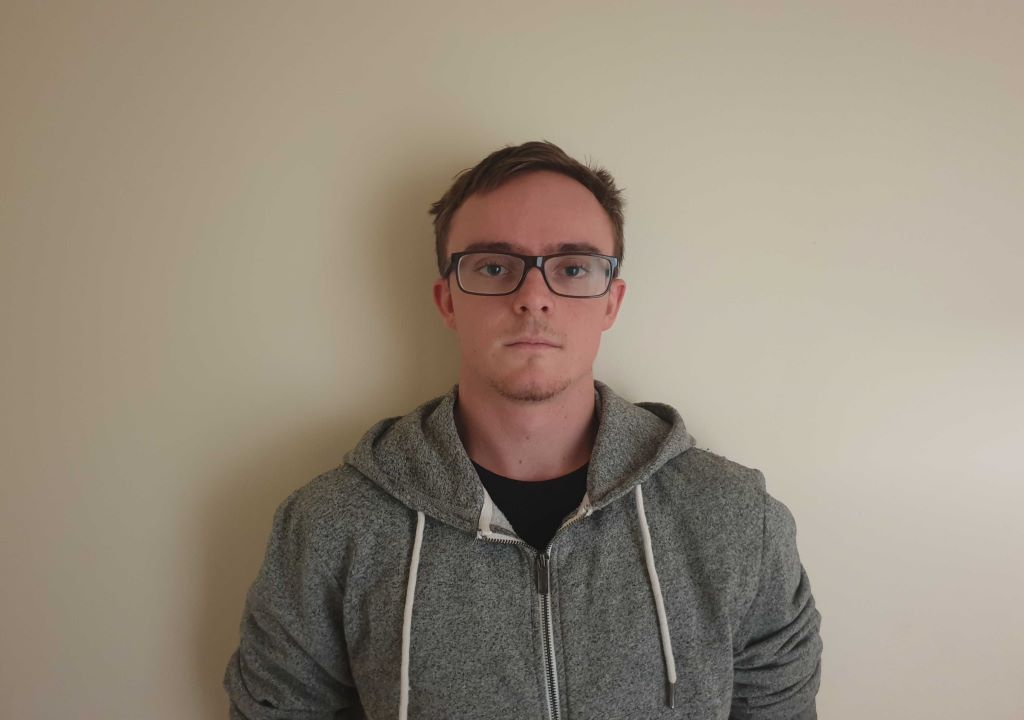
#> input picture Lab_1/code/face_03_u6352049.jpg, 1024 x 720 px
$ python Lab1Part5.py
#> lines starting #> are read from the running program, lines starting #| are printed output that depends on the picture; after the words box and inside, x2 and y2 are one past the last pixel; in counts of white or black regions, pixels touching at a corner belong together
#> further down, mePic is the input picture: shape (720, 1024, 3); mean B, G, R 124.2, 139.4, 150.5
# -*- coding: utf-8 -*-
"""
Created on Wed Apr  1 15:13:42 2020

@author: Benjamin
"""

import numpy as np
import cv2
import matplotlib.pyplot as plt
import os

#Note: Some images will not display well using cv2.imshow().
#Note: Keep in mind these images are still correct and will save...
# ... to be the same images as displayed in the report

def color2gray(img):
    r = img[:,:,0]
    g = img[:,:,1]
    b = img[:,:,2]
    C = 0.2989*r + 0.5870*g + 0.114*b
    return C;

def my_Sobel_filter(img):
    imgrow, imgcol = img.shape
#> imgrow = 256; imgcol = 256
    #establish kernels used (included for simplicity rather than defining outside function)
    horizontal = np.array([[-1,-2,-1],[0,0,0],[1,2,1]])
    vertical = np.array([[-1,0,1],[-2,0,2],[-1,0,1]])
    kernelrow = 3
    kernelcol = 3
    h_output = np.zeros(img.shape)
    v_output = np.zeros(img.shape)
    padimg = np.zeros((imgrow + 2, imgcol + 2))
    padimg[1:padimg.shape[0]-1, 1:padimg.shape[1]-1] =img
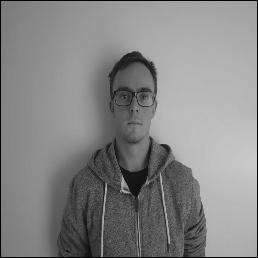
#> padimg: shape (258, 258) float64; min 0, max 203, mean 133.9
    for row in range(imgrow):
        for col in range(imgcol):
            h_output[row, col] = np.sum(horizontal*padimg[row:row +kernelrow, col:col + kernelcol])
            v_output[row, col] = np.sum(vertical*padimg[row:row +kernelrow, col:col + kernelcol])
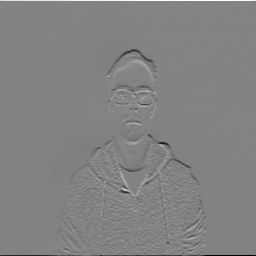
#> h_output: shape (256, 256) float64; min -690.1, max 652.9, mean -0.7; drawn with min black and max white
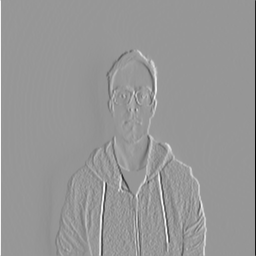
#> v_output: shape (256, 256) float64; min -809.9, max 559.6, mean 0.8; drawn with min black and max white
    #correct negative values, alternatively could take absolute values
    h_output[h_output<0] = 0
    v_output[v_output<0] = 0
    #adjust scale of values to be in correct range
    h_output = h_output*(255/h_output.max())
    v_output = v_output*(255/v_output.max())
    #clamp borders
    h_output[:,-1] = h_output[:,-2]
#> h_output: shape (256, 256) float64; min 0, max 255, mean 2.9
    h_output[:,0] = h_output[:,1]
#> h_output: shape (256, 256) float64; min 0, max 255, mean 2.9
    h_output[-1,:] = h_output[-2,:]
#> h_output: shape (256, 256) float64; min 0, max 255, mean 2.9
    h_output[0,:] = h_output[1,:]
#> h_output: shape (256, 256) float64; min 0, max 153.9, mean 2

    v_output[:,-1] = v_output[:,-2]
#> v_output: shape (256, 256) float64; min 0, max 255, mean 5.9
    v_output[:,0] = v_output[:,1]
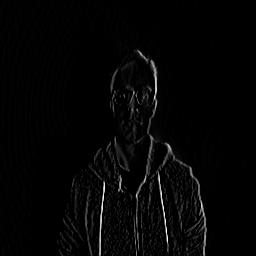
#> v_output: shape (256, 256) float64; min 0, max 255, mean 5
    v_output[-1,:] = v_output[-2,:]
#> v_output: shape (256, 256) float64; 0.2% of pixels changed, all inside (x1, y1, x2, y2) = (0, 255, 239, 256)
    v_output[0,:] = v_output[1,:]
#> v_output: shape (256, 256) float64; min 0, max 255, mean 5

    return h_output, v_output;

#image read in, cropped and converted to grayscale
mePic = cv2.imread('face_03_u6352049.jpg')
mePic = cv2.resize(mePic, (256,256))
grayShape = color2gray(mePic)
cv2.imshow('grayscale', grayShape)

#custom sobel filter applied
hfiltered, vfiltered = my_Sobel_filter(grayShape)
cv2.imshow('horizontal', hfiltered)
cv2.imshow('vertical', vfiltered)

#inbuilt sobel filter used
sobelx = cv2.Sobel(grayShape, -1,1,0,3)
sobely = cv2.Sobel(grayShape, -1,0,1,3)
cv2.imshow('custom sobel', sobelx)
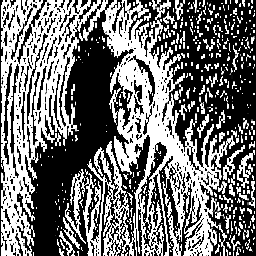
#> window 'custom sobel': shape (256, 256); min 0, max 255, mean 114.1
cv2.imshow('custom sobel 2', sobely)
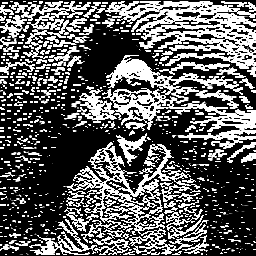
#> window 'custom sobel 2': shape (256, 256); min 0, max 255, mean 95.9

#images saved
path ='D:/Documents/UNI/CompVision/Gitlab/ENGN4528/Lab_1/Images'
cv2.imwrite(os.path.join(path, 'P5_Not_used_Original.jpg'),grayShape)
cv2.imwrite(os.path.join(path, 'P5_fig20_Horizontal_Sobel.jpg'),hfiltered)
cv2.imwrite(os.path.join(path, 'P5_fig22_Vertical_Sobel.jpg'),vfiltered)
cv2.imwrite(os.path.join(path, 'P5_fig23_Vertical_Sobel_inbuilt.jpg'),sobelx)
cv2.imwrite(os.path.join(path, 'P5_fig21_Horizontal_Sobel_inbuilt.jpg'),sobely)
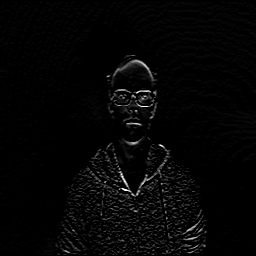
#> saved as P5_fig21_Horizontal_Sobel_inbuilt.jpg: shape (256, 256); min 0, max 255, mean 5.1

cv2.waitKey(0)
cv2.destroyAllWindows()

$ run again, with Lab_1/code/face_01_u6352049.jpg copied over Lab_1/code/face_03_u6352049.jpg
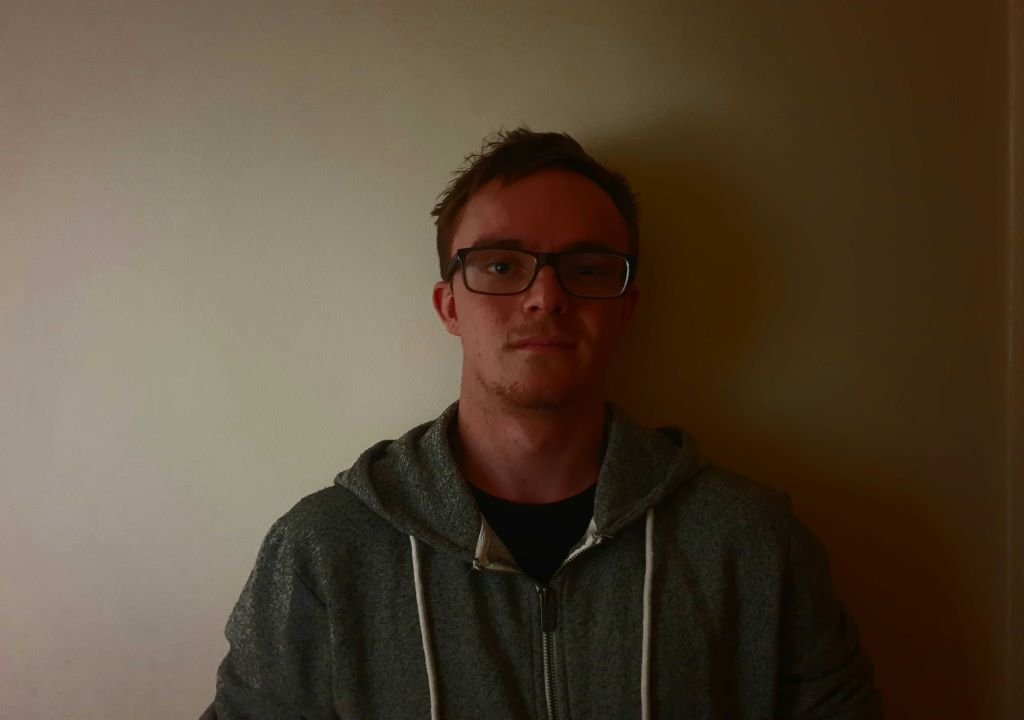
#> input picture Lab_1/code/face_01_u6352049.jpg, 1024 x 720 px
#> mePic is the input picture: shape (720, 1024, 3); mean B, G, R 54.9, 72.6, 87.5
#> mePic: shape (256, 256, 3)
#> after the loop in my_Sobel_filter, `for row in range(imgrow):`:
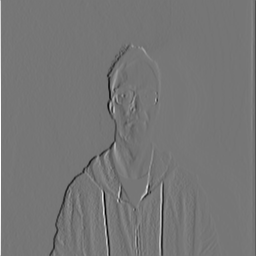
#> v_output: shape (256, 256) float64; min -520.4, max 598.2, mean -1.5; drawn with min black and max white
#> `cv2.imwrite(os.path.join(path, 'P5_fig23_Vertical_Sobel_inbuilt.jpg'),..`:
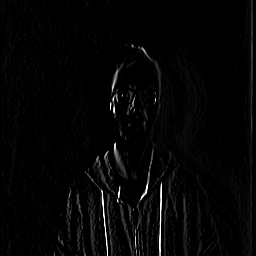
#> saved as P5_fig23_Vertical_Sobel_inbuilt.jpg: shape (256, 256); min 0, max 255, mean 5.2

$ run again, with Lab_1/code/face_02_u6352049.jpg copied over Lab_1/code/face_03_u6352049.jpg
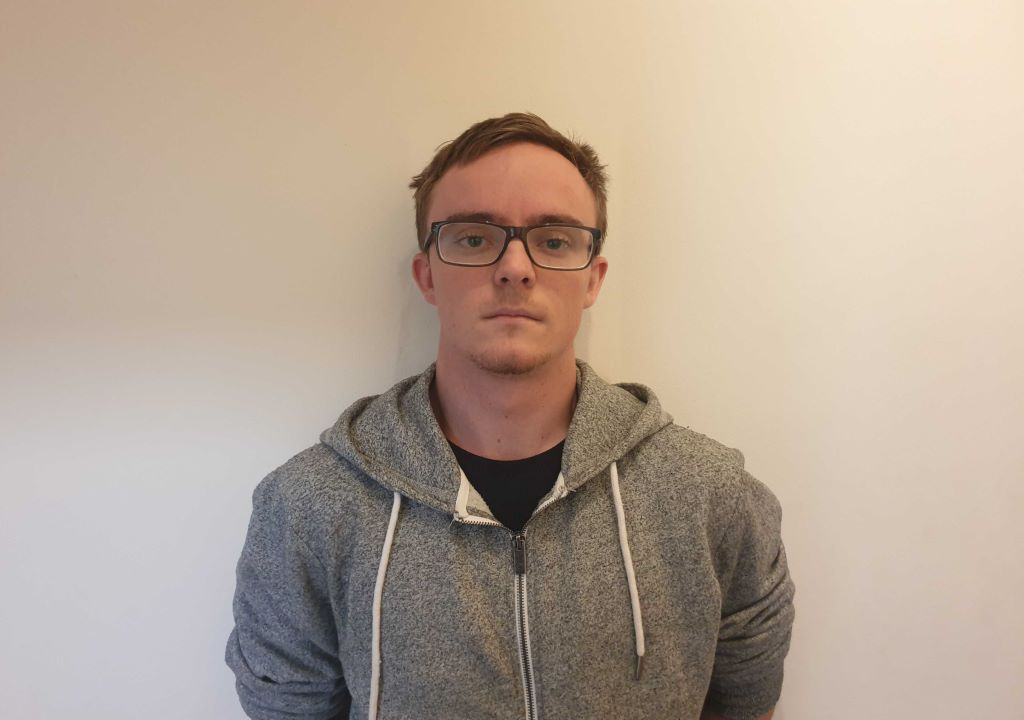
#> input picture Lab_1/code/face_02_u6352049.jpg, 1024 x 720 px
#> mePic is the input picture: shape (720, 1024, 3); mean B, G, R 150.5, 166.3, 183
#> mePic: shape (256, 256, 3)
#> after the loop in my_Sobel_filter, `for row in range(imgrow):`:
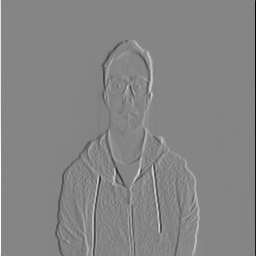
#> v_output: shape (256, 256) float64; min -884.2, max 809.4, mean 0.3; drawn with min black and max white
#> `cv2.imwrite(os.path.join(path, 'P5_fig21_Horizontal_Sobel_inbuilt.jpg'..`:
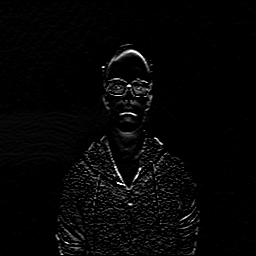
#> saved as P5_fig21_Horizontal_Sobel_inbuilt.jpg: shape (256, 256); min 0, max 255, mean 5.7
